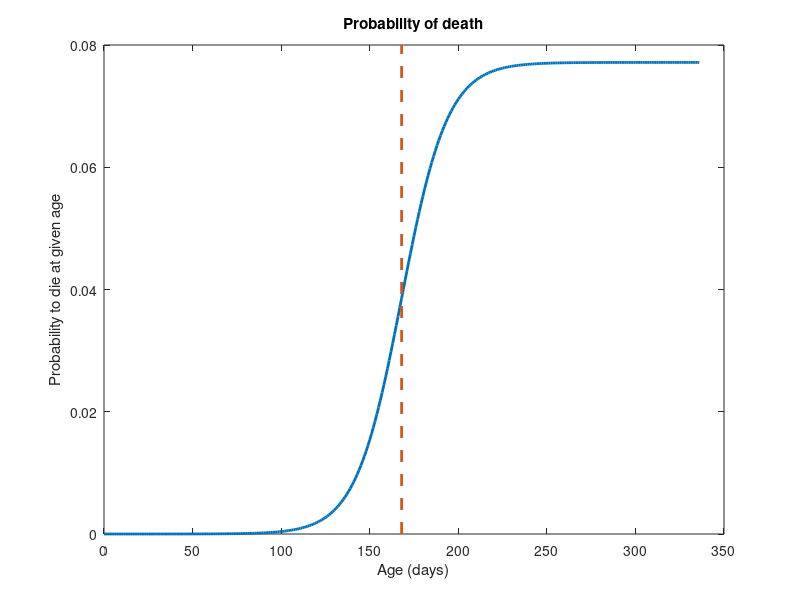

The MATLAB script that drew this image: (Note: this script raises an error after producing the figure.)
clf
clear
ages = [];

center = 6*28;
span = 0:center*2;
width = 1;

sigmoid = @(x, center) exp((x - center) / sqrt(center*width)) ./ (exp((x - center)/sqrt(center*width)) + 1.0) / sqrt(center*width);

clf
ages = span;
probability = sigmoid(ages, center);
plot(ages, probability, 'LineWidth', 2)
hold on
lims = ylim;
plot([center center], lims, '--', 'LineWidth', 2);
title("Probability of death");
xlabel("Age (days)");
ylabel("Probability to die at given age");

storeFigure("./prob1");

clf
sample = @(age) sigmoid(age, center);

for i = 1:10000
    for age=1:center*2
        if(rand() < sample(age))
            ages(end+1) = age;
            break
        end
    end
end

histogram(ages)
xlim([0, center*2])
hold on
lims = ylim;
plot([center center], lims, '--', 'LineWidth', 2);
xlabel("Age of death (days)");
ylabel("Frequency");
title("Age of death");
storeFigure("./prob2");